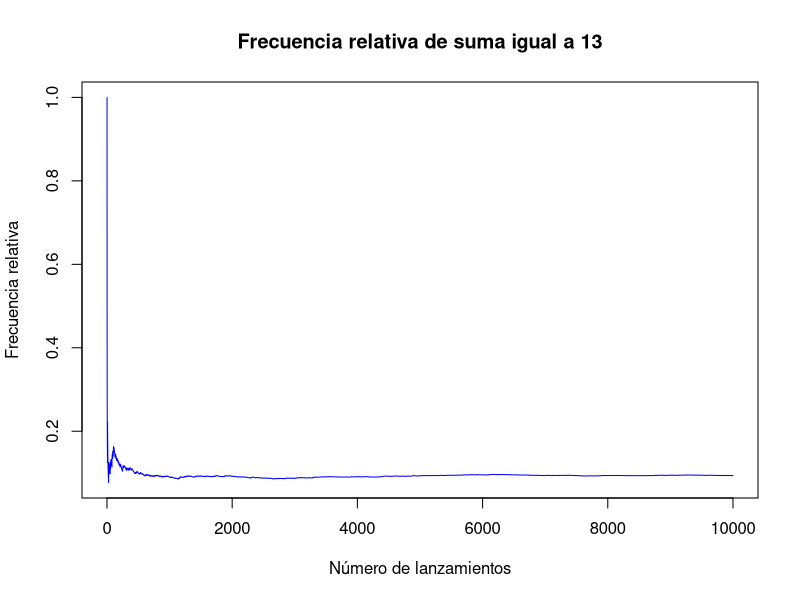
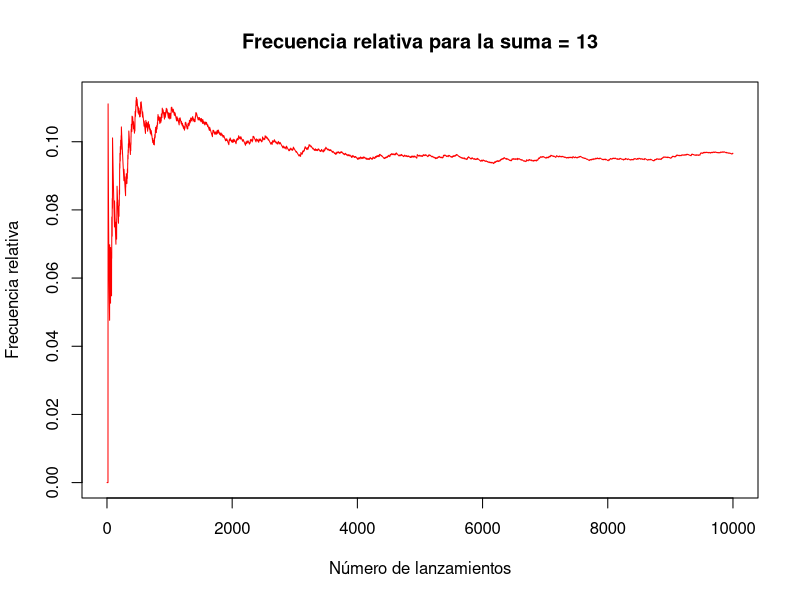
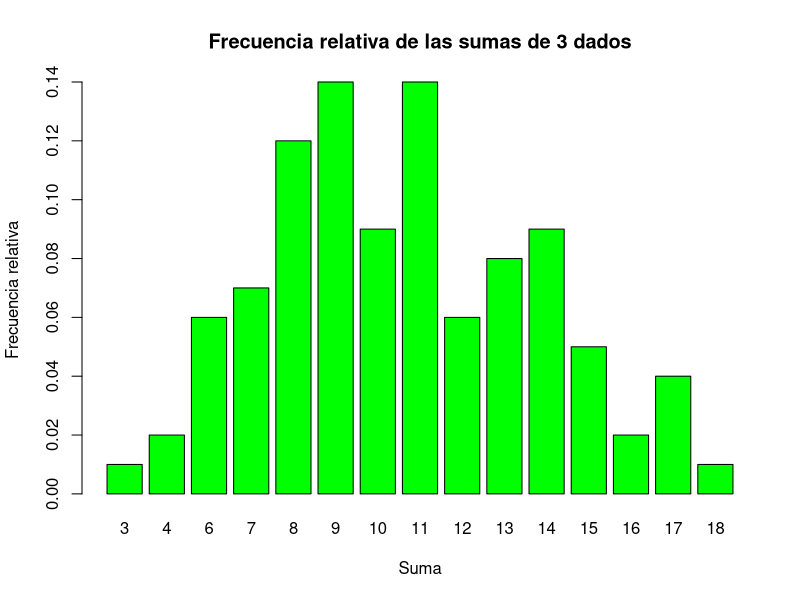
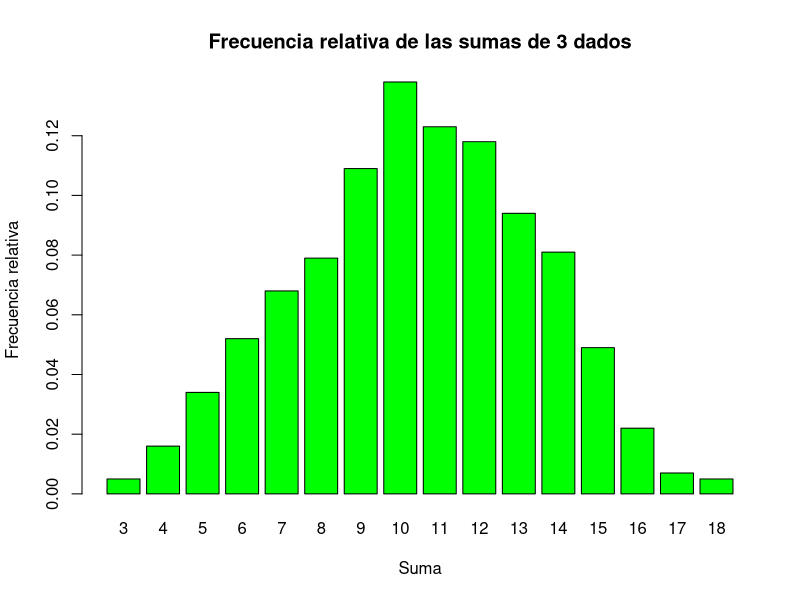
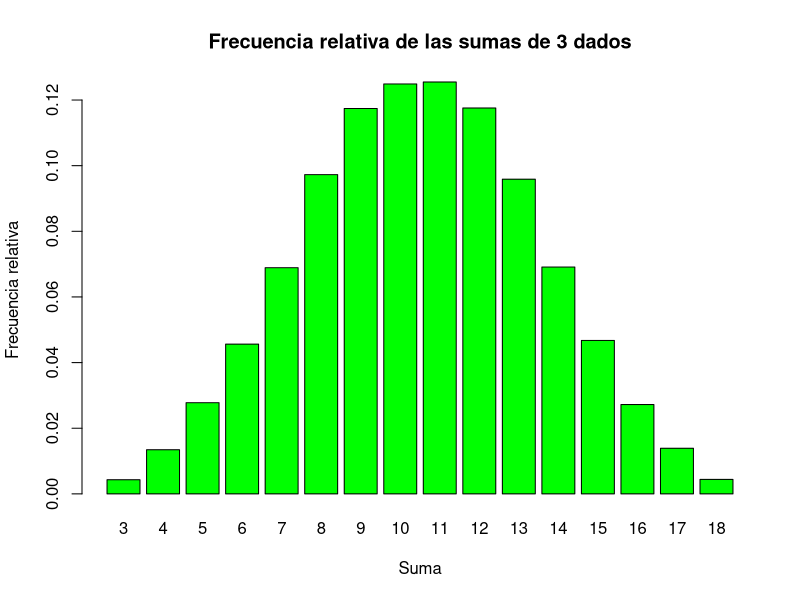

The R script that drew these images, in order:
############# a ############# 
lanzamientos_dado <- sample(1:6, 100, replace = TRUE)

lanzamientos_dado

############# b ############# 
sumas_dados <- replicate(100, sum(sample(1:6, 2, replace = TRUE)))

sumas_dados

############# c ############# 
simular_dados_3 <- function(n) {
  sumas <- replicate(n, sum(sample(1:6, 3, replace = TRUE)))
  return(mean(sumas == 18))  
}

frecuencia_100 <- simular_dados_3(100)
frecuencia_100000 <- simular_dados_3(100000)
frecuencia_1000000 <- simular_dados_3(1000000)

cat("Frecuencia relativa con 100 lanzamientos: ", frecuencia_100, "\n")
cat("Frecuencia relativa con 100000 lanzamientos: ", frecuencia_100000, "\n")
cat("Frecuencia relativa con 1000000 lanzamientos: ", frecuencia_1000000, "\n")

############# d ############# 
simular_dados_3_13 <- function(n) {
  sumas <- replicate(n, sum(sample(1:6, 3, replace = TRUE)))
  return(mean(sumas == 13))  
}

frecuencia_13 <- replicate(10000, sum(sample(1:6, 3, replace = TRUE)) == 13)
frecuencia_relativa_13 <- cumsum(frecuencia_13) / (1:10000)

plot(frecuencia_relativa_13, type = "l", col = "blue", xlab = "Número de lanzamientos", ylab = "Frecuencia relativa", main = "Frecuencia relativa de suma igual a 13")

############# e ############# 
frecuencia.relativa <- function(n, k) {
  frecuencia <- replicate(n, sum(sample(1:6, 3, replace = TRUE)) == k)
  frecuencia_relativa <- cumsum(frecuencia) / (1:n)
  plot(frecuencia_relativa, type = "l", col = "red", xlab = "Número de lanzamientos", ylab = "Frecuencia relativa", main = paste("Frecuencia relativa para la suma =", k))
}

frecuencia.relativa(10000, 13)

############# f ############# 
probabilidad.aproximada <- function(n) {
  sumas <- replicate(n, sum(sample(1:6, 3, replace = TRUE)))
  frecuencias <- table(sumas) / n  
  barplot(frecuencias, beside = TRUE, col = "green", xlab = "Suma", ylab = "Frecuencia relativa", main = "Frecuencia relativa de las sumas de 3 dados")
}

probabilidad.aproximada(100)
probabilidad.aproximada(1000)
probabilidad.aproximada(100000)

